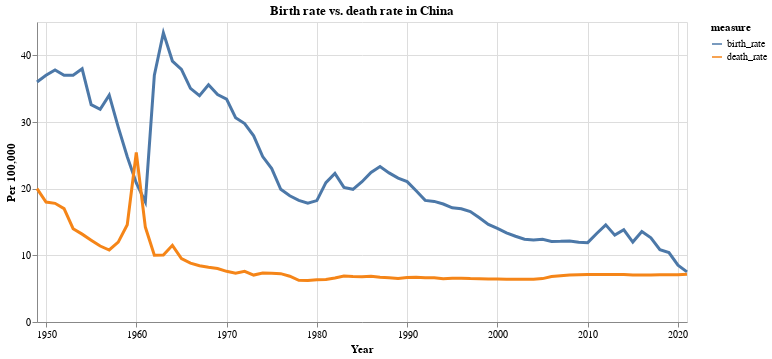

Write notebook code for a chart like this one.
### Code cell
alt.Chart(df_melt[df_melt["measure"].isin(rates)]).mark_line(size=3).encode(
    x=alt.X("year:T", axis=alt.Axis(tickCount=9), title="Year"),
    y=alt.Y("value", axis=alt.Axis(tickCount=5, title="Per 100,000")),
    color="measure",
).properties(width=650, title="Birth rate vs. death rate in China")

### Figure 1 — Vega-Lite specification as saved in the notebook (floating-point values rounded to 4 significant figures; data arrays with more than 128 entries replaced by an {"elided": "..."} marker saying what was removed)
{"config": {"view": {"continuousWidth": 400, "continuousHeight": 300}}, "data": {"name": "data-b3276624aad0cb51279650520b6c2c9e"}, "mark": {"type": "line", "size": 3}, "encoding": {"color": {"field": "measure", "type": "nominal"}, "x": {"axis": {"tickCount": 9}, "field": "year", "title": "Year", "type": "temporal"}, "y": {"axis": {"tickCount": 5, "title": "Per 100,000"}, "field": "value", "type": "quantitative"}}, "title": "Birth rate vs. death rate in China", "width": 650, "$schema": "https://vega.github.io/schema/vega-lite/v4.17.0.json", "datasets": {"data-b3276624aad0cb51279650520b6c2c9e": {"elided": "146 records"}}}
